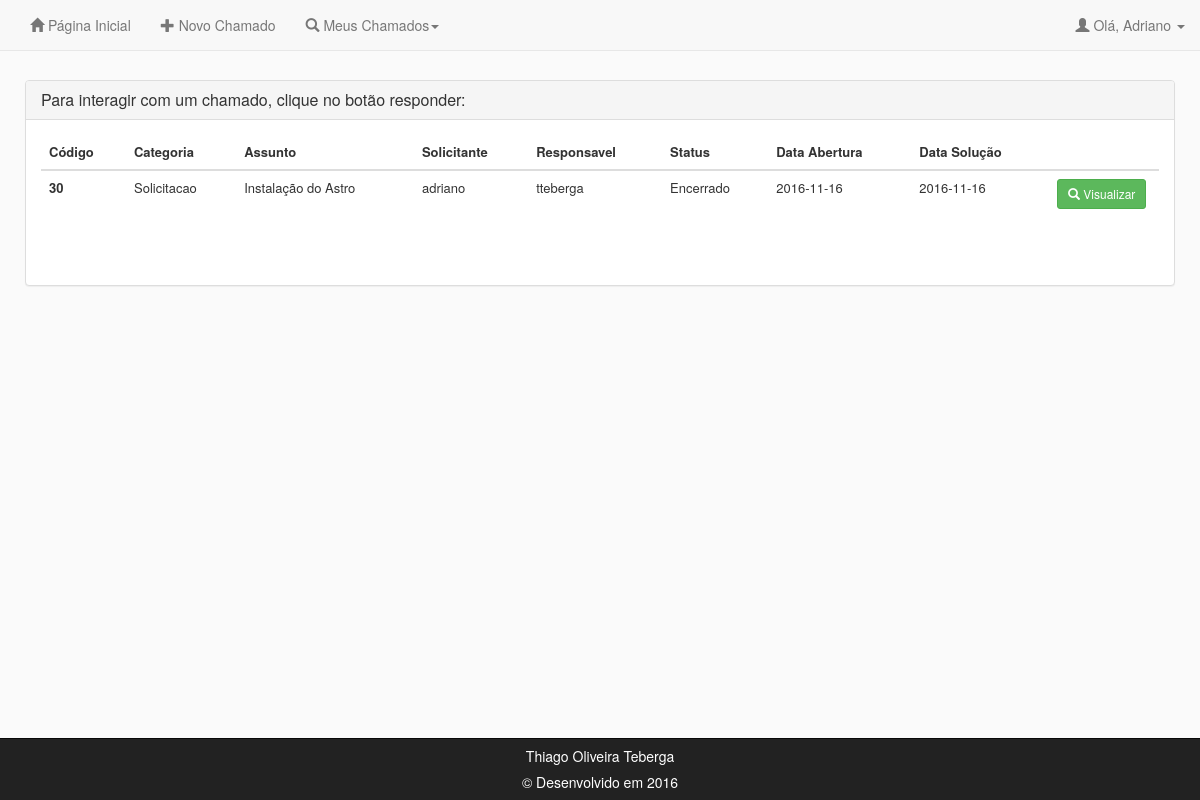
The app's page /ger_chamado_usu_f.php (signed in) with its own data.
### tables this page shows
CREATE TABLE `chamado` (
  `CHA_ID` int(6) NOT NULL,
  `CAT_ID` int(6) NOT NULL,
  `CHA_ASSUNTO` varchar(60) NOT NULL,
  `CHA_DESCRICAO` varchar(5000) NOT NULL,
  `CHA_STATUS` int(1) NOT NULL,
  `CHA_SOLICITANTE` varchar(20) NOT NULL,
  `CHA_RESPONSAVEL` varchar(20) NOT NULL,
  `CHA_DT_ABERTURA` date DEFAULT NULL,
  `CHA_DT_SOLUCAO` date DEFAULT NULL
);

CREATE TABLE `categoria` (
  `CAT_ID` int(6) NOT NULL,
  `CAT_NOME` varchar(30) NOT NULL
);

CREATE TABLE `status` (
  `STA_ID` int(6) NOT NULL,
  `STA_NOME` varchar(30) NOT NULL
);

### ger_chamado_usu_f.php (the view, shortened to what this page needs)
<div class="tudo">
<div class="topo">
<?php include_once('header_usu.php'); ?>
</div>
<div class="conteudo">
<div class="container theme-showcase" role="main">
<div class="panel panel-default">
    <div class="panel-heading">
      <h3 class="panel-title">Para interagir com um chamado, clique no botão responder:</h3>
    </div>
    <div class="panel-body">
<div class="table-responsive">
<table class="table table-hover" id="datatable">
  <thead>
    <tr>
      <th>Código</th>
      <th>Categoria</th>
      <th>Assunto</th>
      <th>Solicitante</th>
      <th>Responsavel</th>
      <th>Status</th>
      <th>Data Abertura</th>
      <th>Data Solução</th>
      <th></th>
    </tr>
  </thead>
  <tbody>
    <?php
      include_once ('chamado.php');
      $usuario = $_SESSION["login"];
$busca=$pdo->prepare("SELECT A.CHA_ID, A. CAT_ID, A.CHA_ASSUNTO, A.CHA_DESCRICAO, A.CHA_STATUS, A.CHA_SOLICITANTE, A.CHA_RESPONSAVEL, A.CHA_DT_ABERTURA, A.CHA_DT_SOLUCAO, B.CAT_NOME, C.STA_NOME
                      FROM CHAMADO A, CATEGORIA B,  STATUS C
                      WHERE A.CAT_ID = B.CAT_ID AND A.CHA_STATUS = C.STA_ID AND A.CHA_STATUS = 0  AND A.CHA_SOLICITANTE = '$usuario'
                      ORDER BY 1");
$busca->execute();
    while ($obj=$busca->fetch(PDO::FETCH_OBJ)){
      $id = $obj->CHA_ID;
      $assunto = $obj->CHA_ASSUNTO;
      $solicitante = $obj->CHA_SOLICITANTE;
      $responsavel = $obj->CHA_RESPONSAVEL;
      $dtabertura  = $obj->CHA_DT_ABERTURA;
      $dtsolucao = $obj->CHA_DT_SOLUCAO;
      $dscategoria = $obj->CAT_NOME;
      $statusnome = $obj->STA_NOME;
      echo("<tr>
          <th scope='row'>$id</th>
          <td>$dscategoria</td>
          <td>$assunto</td>
          <td>$solicitante</td>
          <td>$responsavel</td>
          <td>$statusnome</td>
          <td>$dtabertura</td>
          <td>$dtsolucao</td>
          <td class='last-td' style='width: 110px'>
            <form method='POST' action='res_chamado_usu_f.php'>
              <input type='hidden' name='alterar' value='$id'>
              <button type='submit' class='btn btn-success btn-sm'><span class='glyphicon glyphicon-search' aria-hidden='true'></span> Visualizar</button>
            </form>
          </td>
        </tr>");
    }
    ?>
  </tbody>
 </table>
 </div>
 <br>
</div>
</div>
</div>
</div>
<div class="rodape">
<?php include_once('footer.php'); ?>
</div>
</div>

### css/style.css (style rules this page uses)
html { height: 100%; min-width: 700px; }
body { height: 100%; min-width: 700px; }
.tudo { min-height: 100%; position: relative; }
.topo { padding: 10px; }
.conteudo { padding: 10px; padding-bottom: 60px; }
.rodape { position: absolute; bottom: 0; width: 100%; height: 60px; }
#datatable, .table .table-hover .table-consulta { font-size: small; }
.container { width: auto; }
@media (min-width: 1200px) { .container { width: auto; } }
@media (min-width: 992px) { .container { width: auto; } }
@media (min-width: 768px) { .container { width: auto; } }

### css/customizado.css (style rules this page uses)
body { padding-top: 40px; padding-bottom: 40px; background-color: #fafafa; }
.container { margin-top: 10px; }

### records on screen
chamado: CHA_ID "30", CAT_ID.CAT_NOME "Solicitacao", CHA_ASSUNTO "Instalação do Astro", CHA_SOLICITANTE "adriano", CHA_RESPONSAVEL "tteberga", status.STA_NOME "Encerrado", CHA_DT_ABERTURA "2016-11-16", CHA_DT_SOLUCAO "2016-11-16"

### other values on screen
$_SESSION["nome"] "Adriano"
